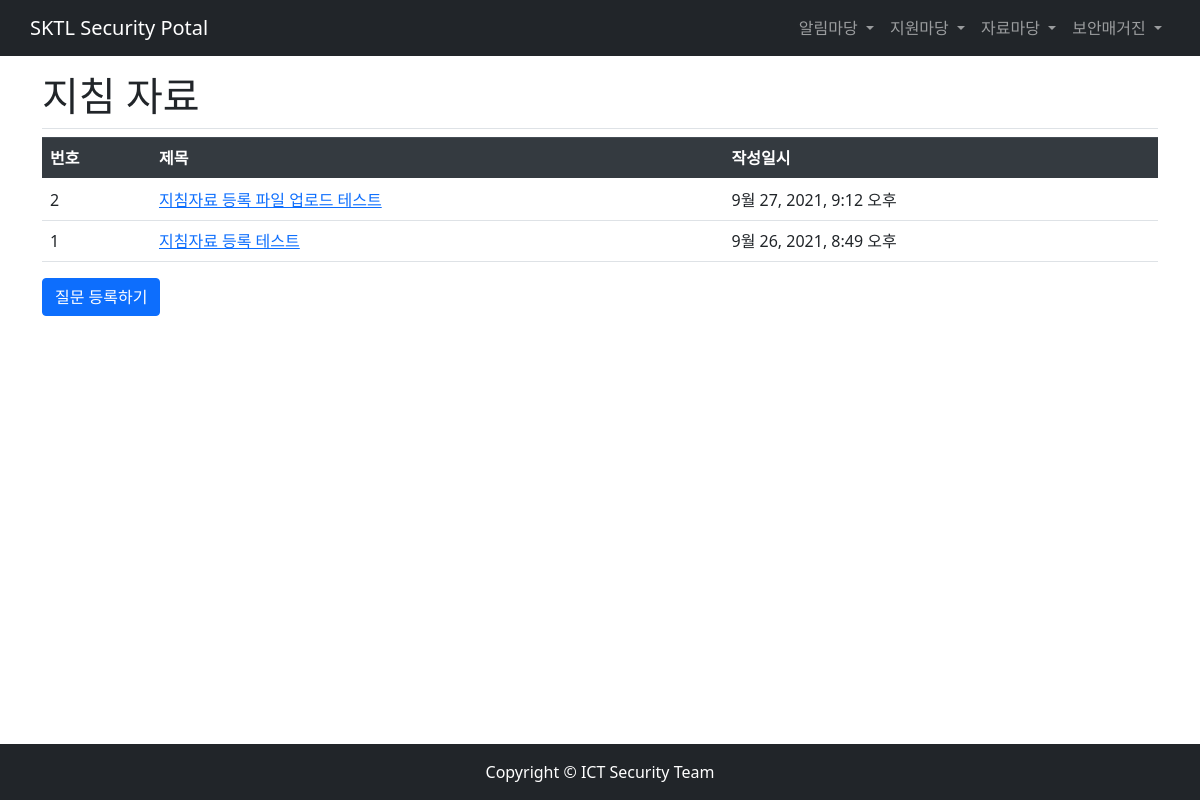
/pybo/regulation_data/, run on an earlier commit of the app's database.
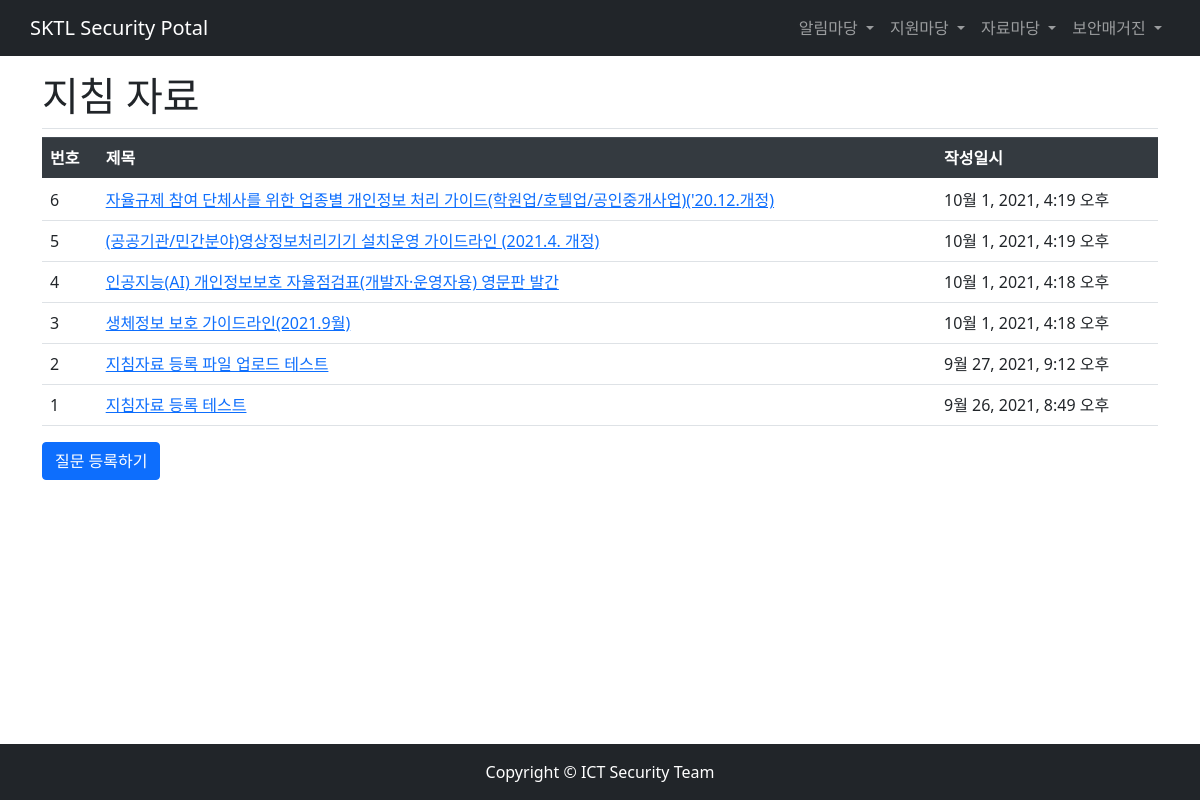
And on a later commit of the database.
### pybo/models.py (models this page shows, shortened)
class Model_regulation(models.Model):
    subject = models.CharField(max_length=200)
    upload_files = models.FileField(upload_to=get_file_path, null=True, blank=True, verbose_name='파일')
    filename = models.CharField(max_length=64, null=True, verbose_name='첨부파일명')
    content = models.TextField()
    create_date = models.DateTimeField()

### pybo/views.py (the view)
# urls.py: path('regulation_data/', views.regulation_data, name='regulation_data'),
def regulation_data(request):
    page = request.GET.get('page', '1') # 페이지(ex-localhost:8000/pybo/?page=1)
    regulation_list = Model_regulation.objects.order_by('-create_date')
    paginator = Paginator(regulation_list, 10) # 페이지당 10개씩 보여 주기, question_list를 페이징 객체 paginator 로 변환
    page_obj = paginator.get_page(page)
    context = {'regulation_list': page_obj}
    return render(request, 'pybo/regulation_list.html', context)

### pybo/templatetags/pybo_filter.py (called while the page is built)
@register.filter
def sub(value, arg):
    return value - arg

### templates/pybo/regulation_list.html
{% extends 'base.html' %}
{% load pybo_filter %}
{% block content %}
<div class="container my-3">
    <h1 class="border-bottom py-2">지침 자료</h1>
    <table  class="table">
        <thead>
        <tr class="thead-dark">
            <th>번호</th>
            <th>제목</th>
            <th>작성일시</th>
        </tr>
        </thead>
        <tbody>
        {% if regulation_list %}
        {% for regulation in regulation_list %}
        <tr>
            <td>{{ regulation_list.paginator.count|sub:regulation_list.start_index|sub:forloop.counter0|add:1 }}</td>
            <td>
                <a href="{% url 'pybo:regulation_detail' regulation.id %}">
                    {{ regulation.subject }}
                </a>
            </td>
            <td>{{ regulation.create_date }}</td>
        </tr>
        {% endfor %}
        {% else %}
        <tr>
            <td colsapn="3">질문이 없습니다.</td>
        </tr>
        {% endif %}
        </tbody>
    </table>
    <a href="{% url 'pybo:regulation_create' %}" class="btn btn-primary" >
        질문 등록하기
    </a>
</div>
{% endblock %}

### templates/base.html (shortened to what this page needs)
{% load static %}
<!doctype html>
<html lang="ko">
<head>
    <link rel="stylesheet" type="text/css" href="{% static 'bootstrap.min.css' %}">
    <link rel="stylesheet" href="{% static 'bootstrap-icons.css' %}">
    <link rel="stylesheet" href="{% static 'styles.css' %}">
</head>
<body class="pt-5">
{% include "navbar.html" %}
{% block content %}
{% endblock %}
<footer class="py-3 bg-dark fixed-bottom">
    <div class="container"><p class="m-0 text-center text-white">Copyright &copy; ICT Security Team</p></div>
</footer>
</body>
</html>

### templates/navbar.html (shortened to what this page needs)
<nav class="navbar navbar-expand-lg navbar-dark bg-dark fixed-top">
    <div class="container px-lg-0">
        <a class="navbar-brand" href="{% url 'pybo:home' %}">SKTL Security Potal</a>
        <div class="collapse navbar-collapse" id="navbarSupportedContent">
            <ul class="navbar-nav ms-auto mb-2 mb-lg-0">
                <li class="nav-item dropdown">
                  <a class="nav-link dropdown-toggle" href="#" id="navbarDarkDropdownMenuLink" role="button" data-bs-toggle="dropdown" aria-expanded="false">
                    알림마당
                  </a>
                </li>
                <li class="nav-item dropdown">
                  <a class="nav-link dropdown-toggle" href="#" id="navbarDarkDropdownMenuLink" role="button" data-bs-toggle="dropdown" aria-expanded="false">
                    지원마당
                  </a>
                </li>
                <li class="nav-item dropdown">
                  <a class="nav-link dropdown-toggle" href="#" id="navbarDarkDropdownMenuLink" role="button" data-bs-toggle="dropdown" aria-expanded="false">
                    자료마당
                  </a>
                </li>
                <li class="nav-item dropdown">
                  <a class="nav-link dropdown-toggle" href="#" id="navbarDarkDropdownMenuLink" role="button" data-bs-toggle="dropdown" aria-expanded="false">
                    보안매거진
                  </a>
                </li>
            </ul>
        </div>
    </div>
</nav>

What changed in the data, as far as the page shows it:
added Model_regulation: paginator.count|sub "6", subject "자율규제 참여 단체사를 위한 업종별 개인정보 처리 가이드(학원업/호텔업/공인중개사업)('20.12.개정)", create_date "10월 1, 2021, 4:19 오후"
added Model_regulation: paginator.count|sub "5", subject "(공공기관/민간분야)영상정보처리기기 설치운영 가이드라인 (2021.4. 개정)", create_date "10월 1, 2021, 4:19 오후"
added Model_regulation: paginator.count|sub "4", subject "인공지능(AI) 개인정보보호 자율점검표(개발자·운영자용) 영문판 발간", create_date "10월 1, 2021, 4:18 오후"
added Model_regulation: paginator.count|sub "3", subject "생체정보 보호 가이드라인(2021.9월)", create_date "10월 1, 2021, 4:18 오후"
